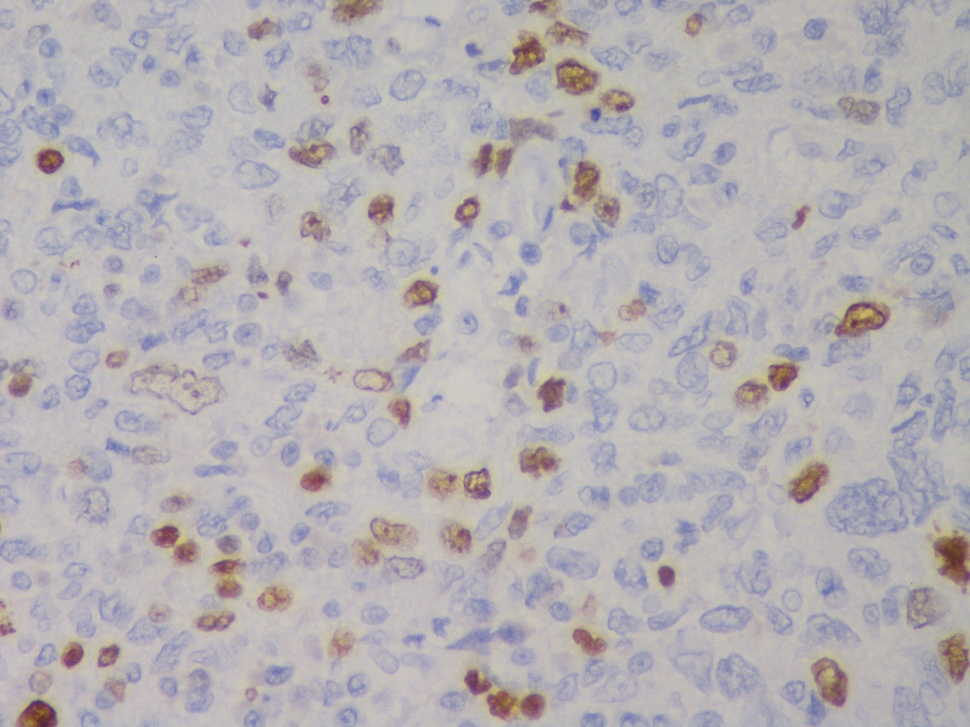
#> input picture Lab7/1714 KI67.jpg, 970 x 727 px, shrunk from 2560 x 1920 before the run
$ jupyter execute CV_Assignment7.ipynb
#> lines starting #> are read from the running program, lines starting #| are printed output that depends on the picture; long printed decimals are rounded
[cell 1]
def segment(path):
#> called with path = '1714 KI67.jpg'
  import numpy as np
  import cv2
  import matplotlib.pyplot as plt

  img = cv2.imread(path)
#> img is the input picture: shape (727, 970, 3); mean B, G, R 179.5, 175.9, 180.5
  img = cv2.cvtColor(img, cv2.COLOR_BGR2RGB)

  print("Actual Image")
  plt.imshow(img)
  plt.show()

  Z = img.reshape((-1,3))

  Z = np.float32(Z)

  criteria = (cv2.TERM_CRITERIA_EPS + cv2.TERM_CRITERIA_MAX_ITER, 100, 0.85)
  K = 3
  ret,label,center=cv2.kmeans(Z,K,None,criteria, 10, cv2.KMEANS_RANDOM_CENTERS)
#> ret = 168331964.1; center = [[142.7, 111.5, 116.3], [188.7, 185.2, 184.9], [163.9, 160.5, 174.8]]

  center = np.uint8(center)
#> center = [[142, 111, 116], [188, 185, 184], [163, 160, 174]]
  res = center[label.flatten()]
  res2 = res.reshape((img.shape))
  print("K-Means Clustering")
  plt.imshow(res2)
  plt.show()

  labels=list(label)
#> labels = 705190 items

  centroid=center
#> centroid has the same summary as center
  print(centroid)
#| [[142 111 116]
#|  [188 185 184]
#|  [163 160 174]]

  percent=[]
  for i in range(len(centroid)):
    j=labels.count(i)
    j=j/(len(labels))
    percent.append(j)
#> this loop made 3 passes
#> j on passes 1 to 3: 0.0424, 0.708, 0.25
#> after the loop, percent = [0.0424, 0.708, 0.25]
  print("Percentages of each color")
  print(percent)
#| [0.04238, 0.7081, 0.2495]

  plt.pie(percent,colors=np.array(centroid/255),labels=np.arange(len(centroid)))
  plt.show()
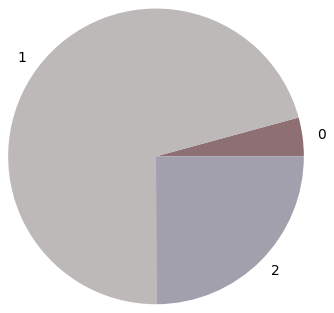
#> figure drawn by matplotlib, 1 panel

  percent.sort()
  print(percent)
#| [0.04238, 0.2495, 0.7081]
  ans=(percent[0])/(percent[1]+percent[0])
#> ans = 0.145
  print("Percentage of postivity")
  print(ans*100)
#| 14.517
  if(ans*100>15):
    print("High Grade")
  else:
    print("Low Grade")

[cell 2]
segment('1714 KI67.jpg')
segment('1718 KI67.jpg')
#> call 2 of segment, with path = '1718 KI67.jpg'
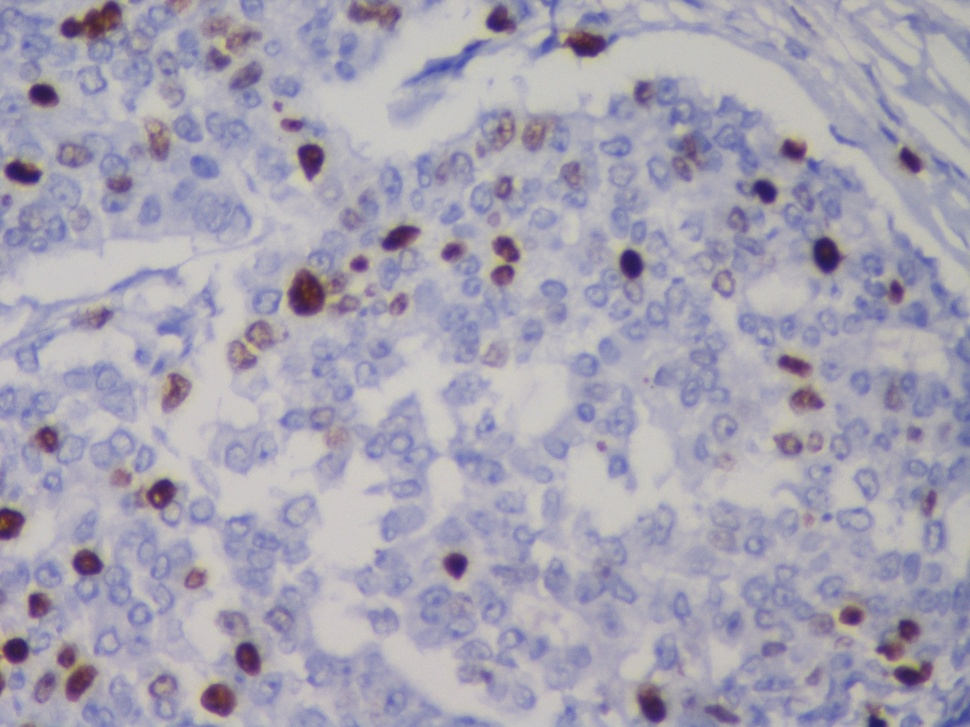
#> input picture Lab7/1718 KI67.jpg, 970 x 727 px, shrunk from 2560 x 1920 before the run
#> in segment, img is the input picture: shape (727, 970, 3); mean B, G, R 179.1, 163.5, 166.9
#> in segment (call 2), `ret,label,center=cv2.kmeans(Z,K,None,criteria, 10, cv2.KMEANS_RANDOM_C..`: ret = 308274774.6; center = [[150.5, 148.1, 174.7], [184.6, 182.1, 187.4], [99.51, 74.03, 116.3]]
#> in segment (call 2), `center = np.uint8(center)`: center = [[150, 148, 174], [184, 182, 187], [99, 74, 116]]
#> in segment (call 2), `res2 = res.reshape((img.shape))`:
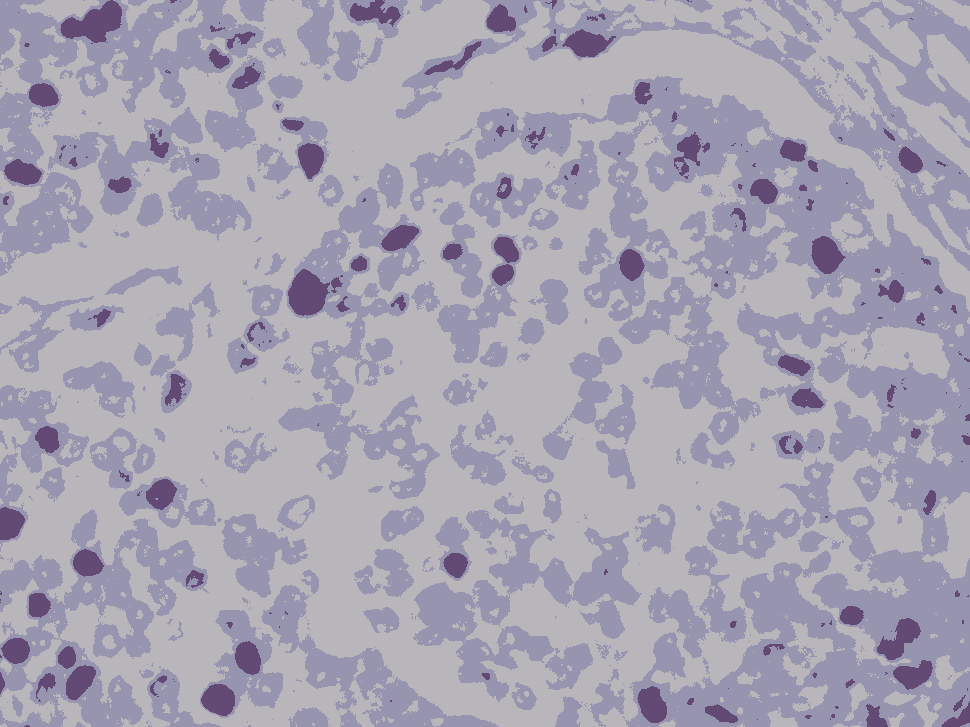
#> res2: shape (727, 970, 3); mean R, G, B 166.4, 163.4, 178.6
#| [[150 148 174]
#|  [184 182 187]
#|  [ 99  74 116]]
#> the loop in segment (call 2), `for i in range(len(centroid)):` made 3 passes
#> j on passes 1 to 3: 0.41, 0.546, 0.0435
#> after the loop in segment (call 2), `for i in range(len(centroid)):`: percent = [0.41, 0.546, 0.0435]
#| [0.4104, 0.5462, 0.04345]
#> in segment (call 2), `plt.show()`:
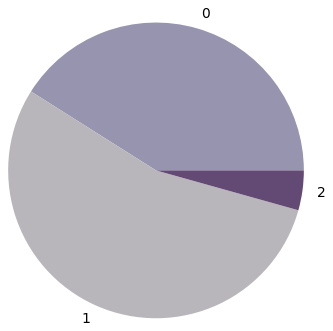
#> figure drawn by matplotlib, 1 panel
#| [0.04345, 0.4104, 0.5462]
#> in segment (call 2), `ans=(percent[0])/(percent[1]+percent[0])`: ans = 0.0957
#| 9.575
segment('2141 KI67.jpg')
#> call 3 of segment, with path = '2141 KI67.jpg'
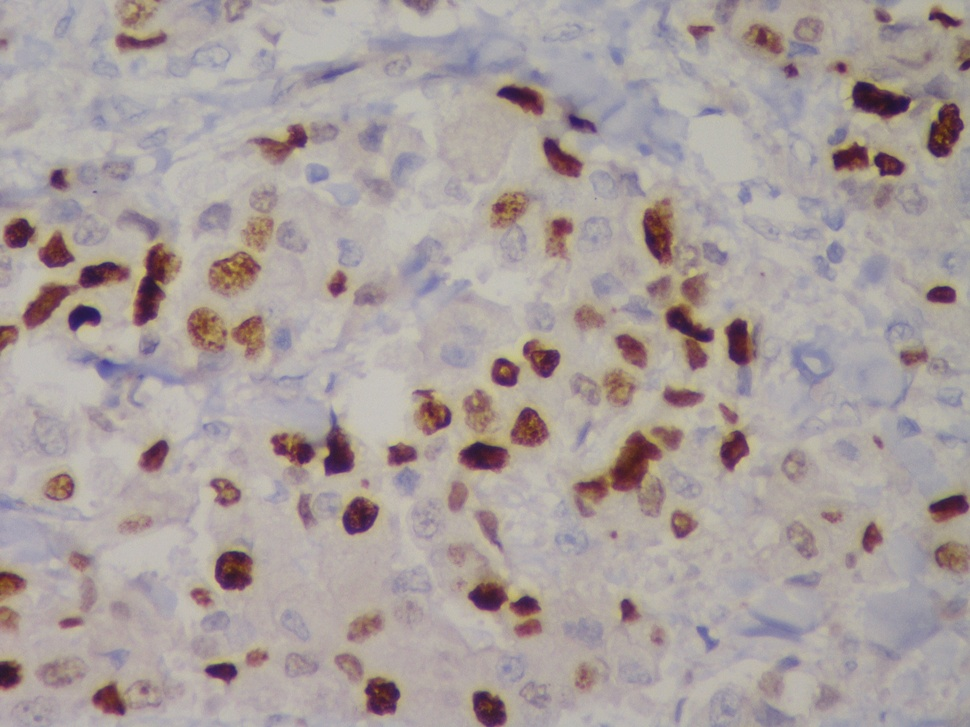
#> input picture Lab7/2141 KI67.jpg, 970 x 727 px, shrunk from 2560 x 1920 before the run
#> in segment, img is the input picture: shape (727, 970, 3); mean B, G, R 157.2, 159.1, 169.4
#> in segment (call 3), `ret,label,center=cv2.kmeans(Z,K,None,criteria, 10, cv2.KMEANS_RANDOM_C..`: ret = 301108596.3; center = [[178.7, 172.1, 167.8], [153.7, 138.8, 140], [101.5, 58.86, 77]]
#> in segment (call 3), `center = np.uint8(center)`: center = [[178, 172, 167], [153, 138, 140], [101, 58, 76]]
#> in segment (call 3), `res2 = res.reshape((img.shape))`:
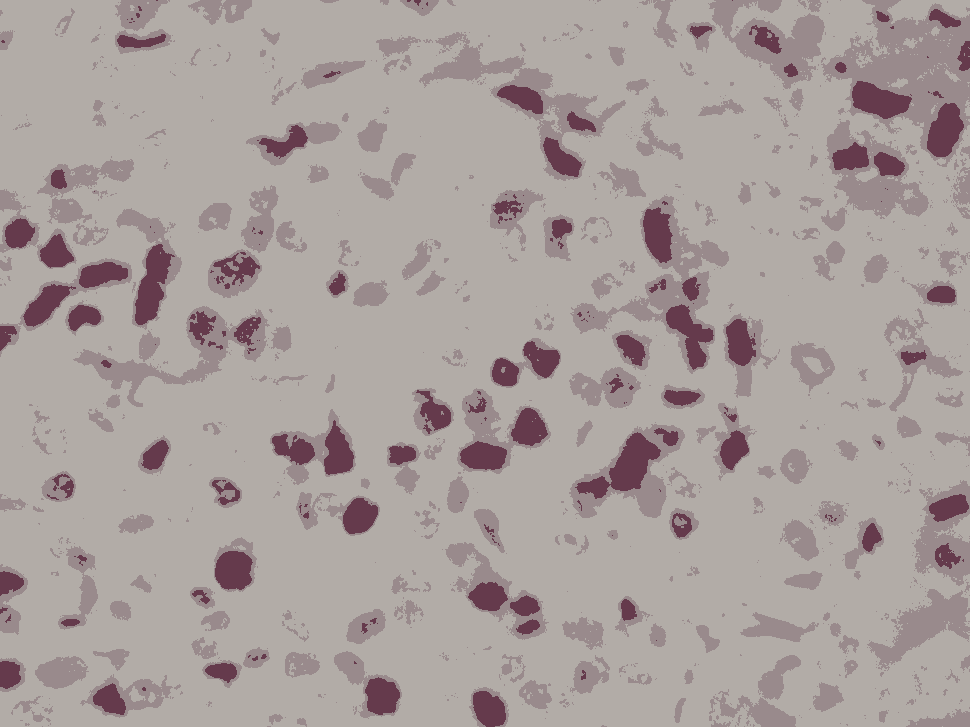
#> res2: shape (727, 970, 3); mean R, G, B 168.7, 158.8, 156.5
#| [[178 172 167]
#|  [153 138 140]
#|  [101  58  76]]
#> the loop in segment (call 3), `for i in range(len(centroid)):` made 3 passes
#> j on passes 1 to 3: 0.759, 0.179, 0.0622
#> after the loop in segment (call 3), `for i in range(len(centroid)):`: percent = [0.759, 0.179, 0.0622]
#| [0.7592, 0.1786, 0.06215]
#> in segment (call 3), `plt.show()`:
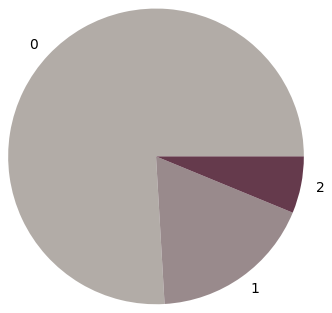
#> figure drawn by matplotlib, 1 panel
#| [0.06215, 0.1786, 0.7592]
#> in segment (call 3), `ans=(percent[0])/(percent[1]+percent[0])`: ans = 0.258
#| 25.816
segment('3053 KI67.jpg')
#> call 4 of segment, with path = '3053 KI67.jpg'
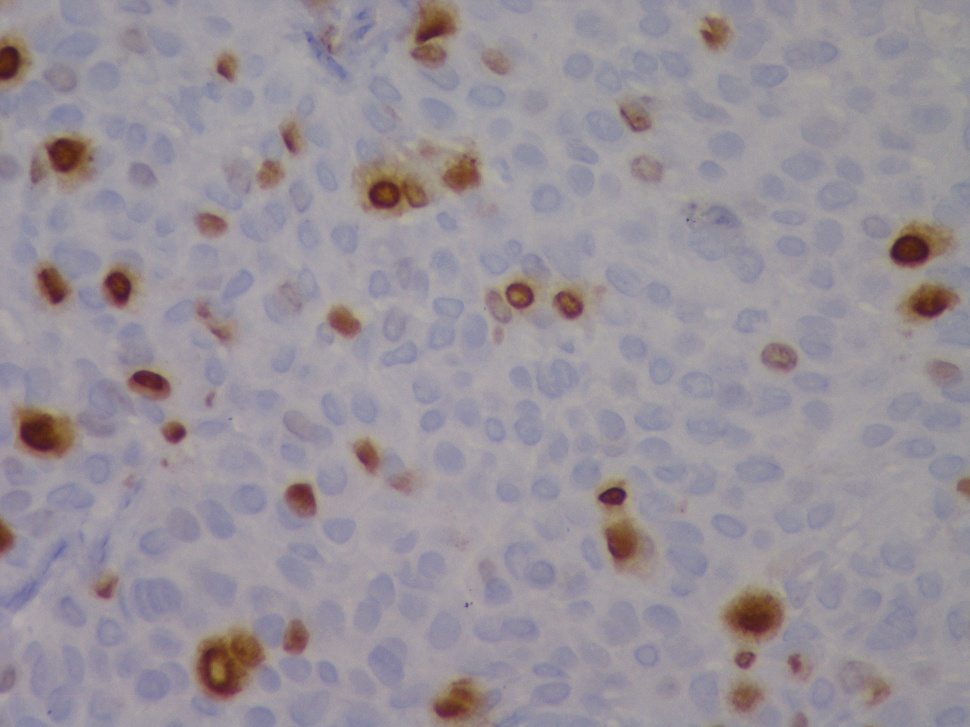
#> input picture Lab7/3053 KI67.jpg, 970 x 727 px, shrunk from 2560 x 1920 before the run
#> in segment, img is the input picture: shape (727, 970, 3); mean B, G, R 153.9, 145.9, 152.8
#> in segment (call 4), `ret,label,center=cv2.kmeans(Z,K,None,criteria, 10, cv2.KMEANS_RANDOM_C..`: ret = 146402715; center = [[159.8, 154.8, 161.9], [145.1, 139, 151.1], [117.4, 78.04, 68.09]]
#> in segment (call 4), `center = np.uint8(center)`: center = [[159, 154, 161], [145, 139, 151], [117, 78, 68]]
#> in segment (call 4), `res2 = res.reshape((img.shape))`:
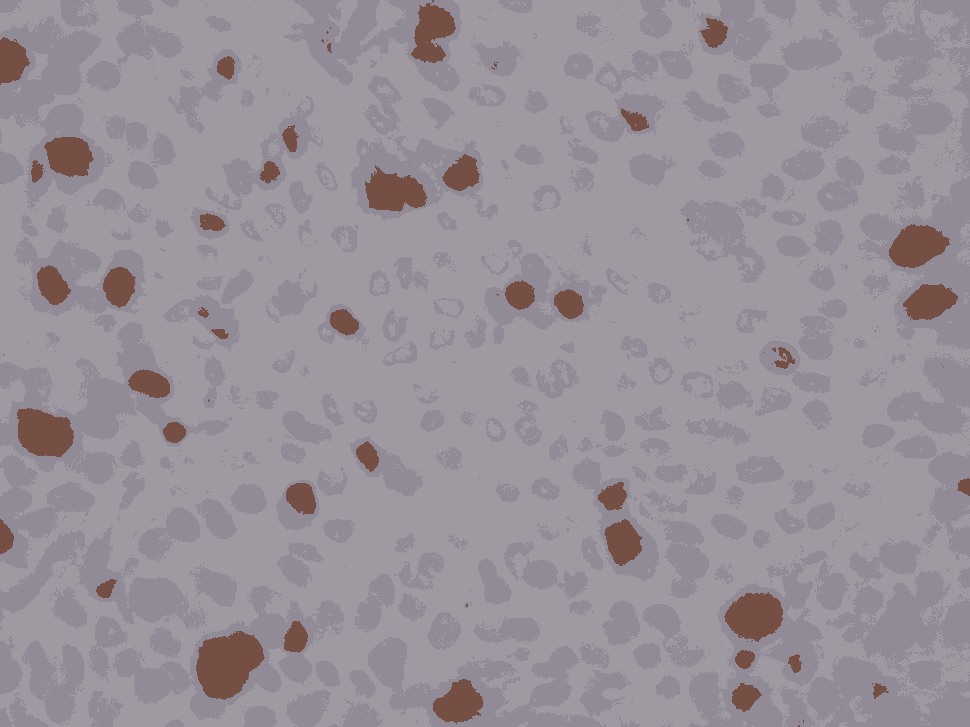
#> res2: shape (727, 970, 3); mean R, G, B 152.3, 145.4, 153.3
#| [[159 154 161]
#|  [145 139 151]
#|  [117  78  68]]
#> the loop in segment (call 4), `for i in range(len(centroid)):` made 3 passes
#> j on passes 1 to 3: 0.612, 0.343, 0.0457
#> after the loop in segment (call 4), `for i in range(len(centroid)):`: percent = [0.612, 0.343, 0.0457]
#| [0.6116, 0.3427, 0.04575]
#> in segment (call 4), `plt.show()`:
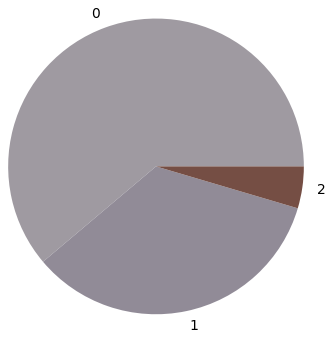
#> figure drawn by matplotlib, 1 panel
#| [0.04575, 0.3427, 0.6116]
#> in segment (call 4), `ans=(percent[0])/(percent[1]+percent[0])`: ans = 0.118
#| 11.777
